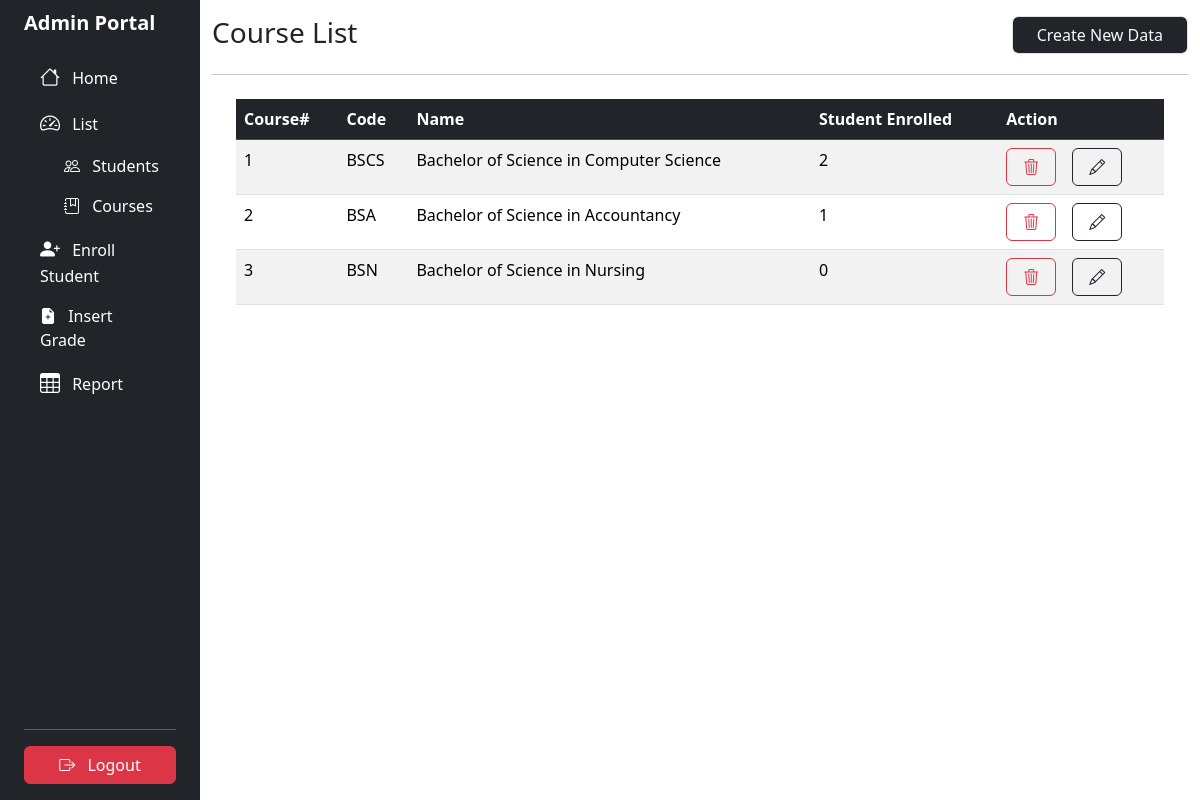
Page /admin/courses.php (signed in) on the earlier database version.
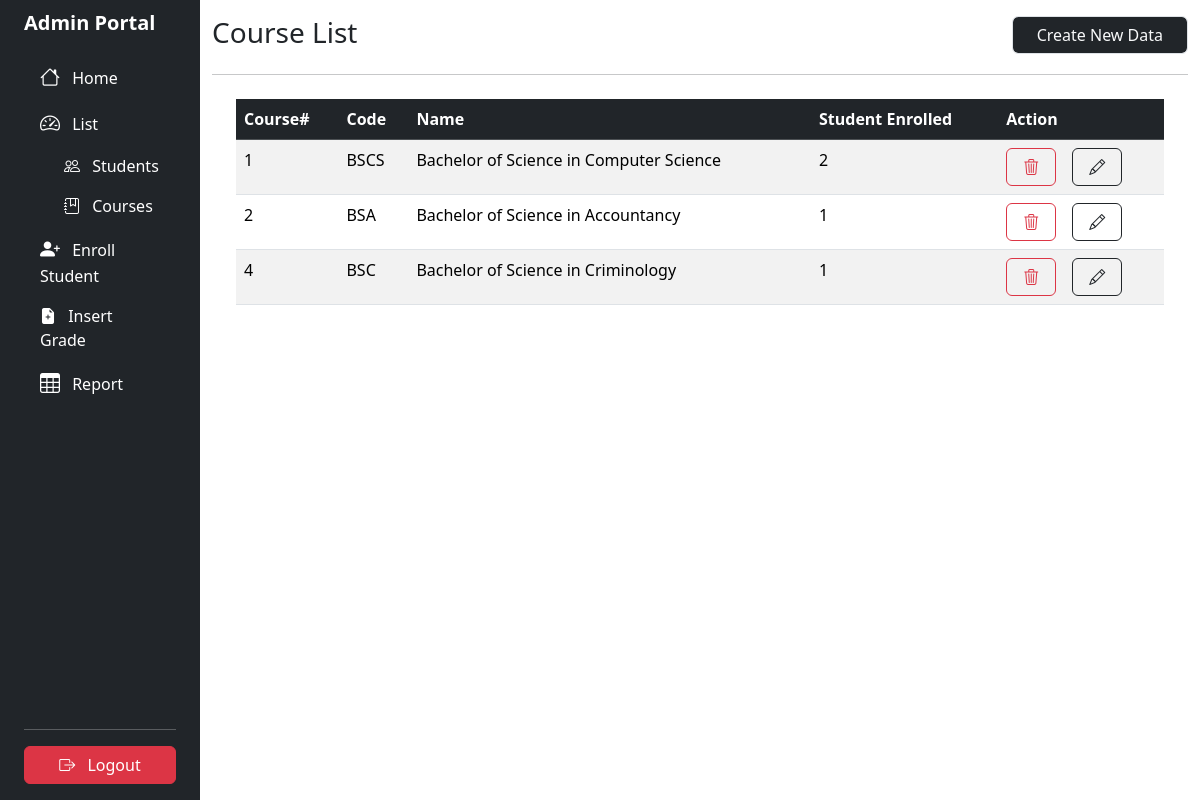
Same page on the later database version.
### tables this page shows
CREATE TABLE `courses` (
  `course_id` int(11) NOT NULL,
  `code` varchar(20) DEFAULT NULL,
  `name` varchar(100) NOT NULL
);

### admin/courses.php (the view, shortened to what this page needs)
<?PHP
require("../conn.php");
$sql = "SELECT cr.course_id AS id, cr.code as code, cr.name AS name, COUNT(st.course_id) as count_student FROM courses cr LEFT JOIN students st ON cr.course_id = st.course_id GROUP BY cr.course_id ORDER BY cr.course_id ASC  ";
$result = $conn->query($sql);
?>
<!DOCTYPE html>
<html lang="en">
<?PHP
require("../components/head.php");
?>
<body>
    <div class="container-fluid">
        <div class="row flex-nowrap">
            <?PHP
            require("../components/sidebar.php")
            ?>
            <div class="col py-3">
                <div class="d-flex w-100">
                <h3>Course List</h3>
                <form action="add.php" class="ms-auto" method="POST">
                    <input type="submit" class="form-control px-4 bg-dark text-light" name="createCourse" value="Create New Data">
                </form>
                </div>
                <hr>
                <div class="m-4">
                    <table class="table table-striped table-hover">
                        <thead class="table-dark">
                            <tr><th scope="col">Course#</th><th scope="col">Code</th><th scope="col">Name</th><th scope="col">Student Enrolled</th><th>Action</th></tr>
                        </thead>
                        <tbody>
                            <?PHP
                            while($row=$result->fetch_assoc()){
                                echo "<tr>";
                                echo "<td>$row[id]</td>";
                                echo "<td>$row[code]</td>";
                                echo "<td>$row[name]</td>";
                                echo "<td>$row[count_student]</td>";
                                echo "<td class='d-flex gap-3'>
                                    <form action='../sql/controller.php' method='POST'>
                                        <input type='hidden' name='delete' value='$row[id]'>
                                        <input type='hidden' name='from' value='courses'>
                                        <button class='btn border-danger' type='submit' onclick='confirm(`Are you sure to delete this data?`)'><i class='bi bi-trash3 p-1 text-danger'></i></button>
                                    </form>
                                    <form action='edit.php' method='POST'>
                                        <input type='hidden' name='edit' value='$row[id]'>
                                        <input type='hidden' name='from' value='courses'>
                                        <button type='submit' class='btn border-dark'><i class='bi bi-pencil p-1 text-dark'></i></button>
                                    </form>
                                </td>";
                                echo "</tr>";
                            }
                            ?>
                        </tbody>
                    </table>
                </div>
            </div>
        </div>
    </div>
</body>
</html>

Differences in the rows shown:
removed courses: course_id "3", code "BSN", name "Bachelor of Science in Nursing", row "0"
added courses: course_id "4", code "BSC", name "Bachelor of Science in Criminology", row "1"
